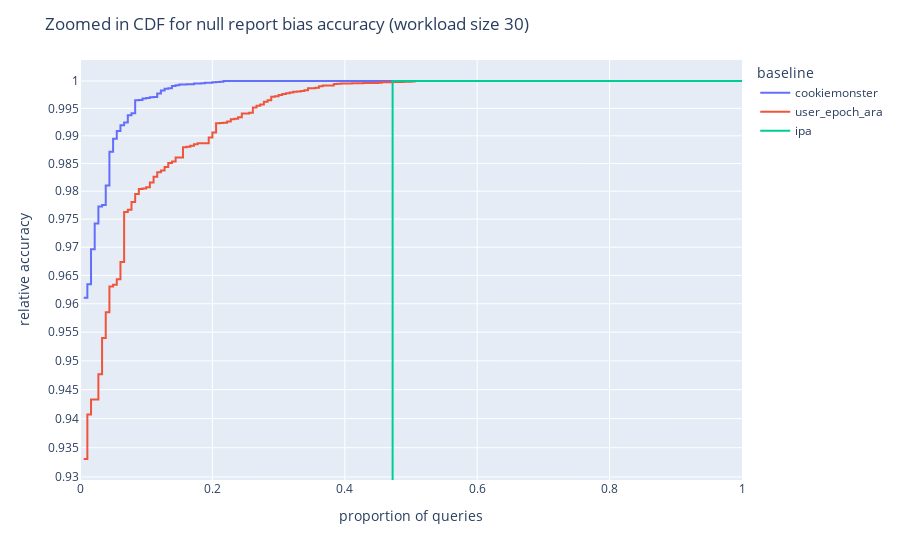
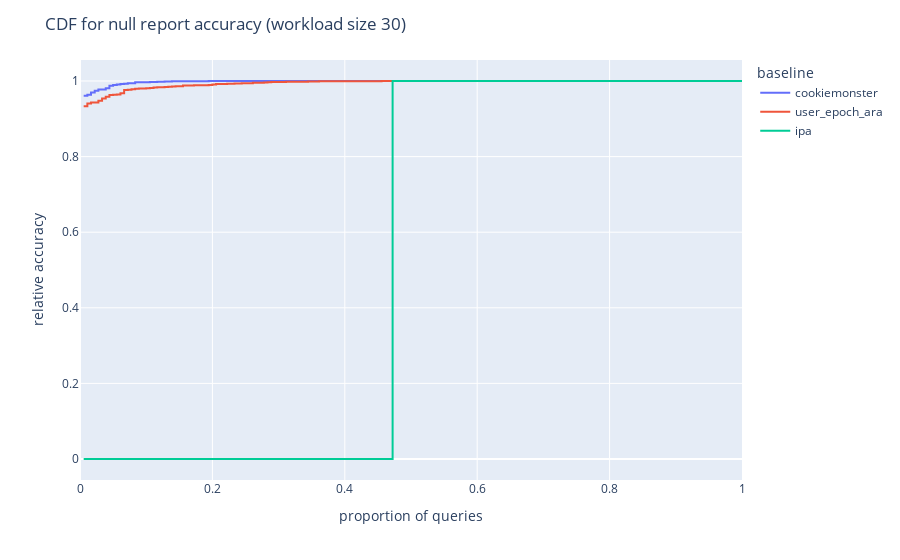

Write notebook code for charts like these, in order.
### Code cell
for log_y in [True, False]:
    title = (
        "Zoomed in CDF for null report bias accuracy (workload size 30)"
        if log_y else
        "CDF for null report accuracy (workload size 30)"
    )
    filename = (
        "cdf_zoomed_null_report_bias_relative_accuracy_ws_30"
        if log_y else
        "cdf_null_report_bias_relative_accuracy_ws_30"
    )
    figcdf = px.ecdf(
        p[p.requested_workload_size == 30],
        y="null_report_bias_accuracy",
        orientation='h',
        color="baseline",
        log_y=log_y,
        
    )
    figcdf.update_layout(
        title=title,
        xaxis_title="proportion of queries",
        yaxis_title="relative accuracy"
    )
    figcdf.show()
    figcdf.write_image(f"./large/{filename}.png")

### Figure 1 — Plotly figure (JSON) as saved in the notebook; plotly's stock layout.template omitted (floating-point values rounded to 4 significant figures; data arrays with more than 128 entries replaced by an {"elided": "..."} marker saying what was removed)
{"data": [{"hovertemplate": "baseline=cookiemonster<br>probability=%{x}<br>null_report_bias_accuracy=%{y}<extra></extra>", "legendgroup": "cookiemonster", "line": {"dash": "solid", "shape": "hv"}, "marker": {"color": "#636efa", "symbol": "circle"}, "mode": "lines", "name": "cookiemonster", "orientation": "h", "showlegend": true, "type": "scatter", "x": {"elided": "180 float values"}, "xaxis": "x", "y": {"elided": "180 float values"}, "yaxis": "y"}, {"hovertemplate": "baseline=user_epoch_ara<br>probability=%{x}<br>null_report_bias_accuracy=%{y}<extra></extra>", "legendgroup": "user_epoch_ara", "line": {"dash": "solid", "shape": "hv"}, "marker": {"color": "#EF553B", "symbol": "circle"}, "mode": "lines", "name": "user_epoch_ara", "orientation": "h", "showlegend": true, "type": "scatter", "x": {"elided": "180 float values"}, "xaxis": "x", "y": {"elided": "180 float values"}, "yaxis": "y"}, {"hovertemplate": "baseline=ipa<br>probability=%{x}<br>null_report_bias_accuracy=%{y}<extra></extra>", "legendgroup": "ipa", "line": {"dash": "solid", "shape": "hv"}, "marker": {"color": "#00cc96", "symbol": "circle"}, "mode": "lines", "name": "ipa", "orientation": "h", "showlegend": true, "type": "scatter", "x": {"elided": "180 float values"}, "xaxis": "x", "y": {"elided": "180 int values"}, "yaxis": "y"}], "layout": {"legend": {"title": {"text": "baseline"}, "tracegroupgap": 0}, "margin": {"t": 60}, "title": {"text": "Zoomed in CDF for null report bias accuracy (workload size 30)"}, "xaxis": {"anchor": "y", "domain": [0, 1], "rangemode": "tozero", "title": {"text": "proportion of queries"}}, "yaxis": {"anchor": "x", "domain": [0, 1], "title": {"text": "relative accuracy"}, "type": "log"}}}

### Figure 2 — Plotly figure (JSON) as saved in the notebook; plotly's stock layout.template omitted (floating-point values rounded to 4 significant figures; data arrays with more than 128 entries replaced by an {"elided": "..."} marker saying what was removed)
{"data": [{"hovertemplate": "baseline=cookiemonster<br>probability=%{x}<br>null_report_bias_accuracy=%{y}<extra></extra>", "legendgroup": "cookiemonster", "line": {"dash": "solid", "shape": "hv"}, "marker": {"color": "#636efa", "symbol": "circle"}, "mode": "lines", "name": "cookiemonster", "orientation": "h", "showlegend": true, "type": "scatter", "x": {"elided": "180 float values"}, "xaxis": "x", "y": {"elided": "180 float values"}, "yaxis": "y"}, {"hovertemplate": "baseline=user_epoch_ara<br>probability=%{x}<br>null_report_bias_accuracy=%{y}<extra></extra>", "legendgroup": "user_epoch_ara", "line": {"dash": "solid", "shape": "hv"}, "marker": {"color": "#EF553B", "symbol": "circle"}, "mode": "lines", "name": "user_epoch_ara", "orientation": "h", "showlegend": true, "type": "scatter", "x": {"elided": "180 float values"}, "xaxis": "x", "y": {"elided": "180 float values"}, "yaxis": "y"}, {"hovertemplate": "baseline=ipa<br>probability=%{x}<br>null_report_bias_accuracy=%{y}<extra></extra>", "legendgroup": "ipa", "line": {"dash": "solid", "shape": "hv"}, "marker": {"color": "#00cc96", "symbol": "circle"}, "mode": "lines", "name": "ipa", "orientation": "h", "showlegend": true, "type": "scatter", "x": {"elided": "180 float values"}, "xaxis": "x", "y": {"elided": "180 int values"}, "yaxis": "y"}], "layout": {"legend": {"title": {"text": "baseline"}, "tracegroupgap": 0}, "margin": {"t": 60}, "title": {"text": "CDF for null report accuracy (workload size 30)"}, "xaxis": {"anchor": "y", "domain": [0, 1], "rangemode": "tozero", "title": {"text": "proportion of queries"}}, "yaxis": {"anchor": "x", "domain": [0, 1], "title": {"text": "relative accuracy"}}}}
